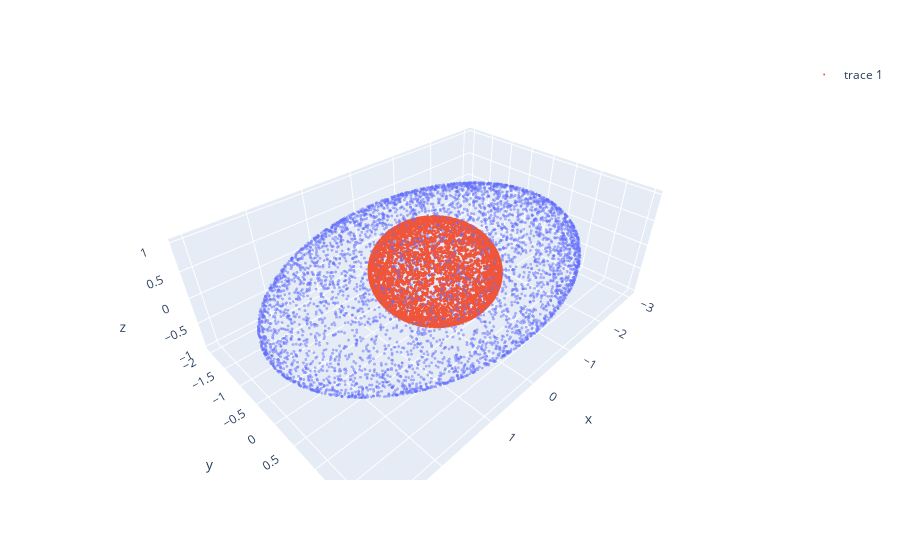

Write notebook code for a chart like this one.
### Code cell
# plotly
fig = px.scatter_3d(rawdf, x='x', y='y', z='z', opacity=0.5)
fig.add_scatter3d(x=calibdf['x'], y=calibdf['y'], z=calibdf['z'], mode='markers')
fig.update_traces(marker=dict(size=1))
fig.show()

### Figure 1 — Plotly figure (JSON) as saved in the notebook; plotly's stock layout.template omitted (floating-point values rounded to 4 significant figures; data arrays with more than 128 entries replaced by an {"elided": "..."} marker saying what was removed)
{"data": [{"hovertemplate": "x=%{x}<br>y=%{y}<br>z=%{z}<extra></extra>", "legendgroup": "", "marker": {"color": "#636efa", "opacity": 0.5, "size": 1, "symbol": "circle"}, "mode": "markers", "name": "", "scene": "scene", "showlegend": false, "type": "scatter3d", "x": {"elided": "5000 float values"}, "y": {"elided": "5000 float values"}, "z": {"elided": "5000 float values"}}, {"marker": {"size": 1}, "mode": "markers", "type": "scatter3d", "x": {"elided": "5000 float values"}, "y": {"elided": "5000 float values"}, "z": {"elided": "5000 float values"}}], "layout": {"legend": {"tracegroupgap": 0}, "margin": {"t": 60}, "scene": {"domain": {"x": [0, 1], "y": [0, 1]}, "xaxis": {"title": {"text": "x"}}, "yaxis": {"title": {"text": "y"}}, "zaxis": {"title": {"text": "z"}}}}}
